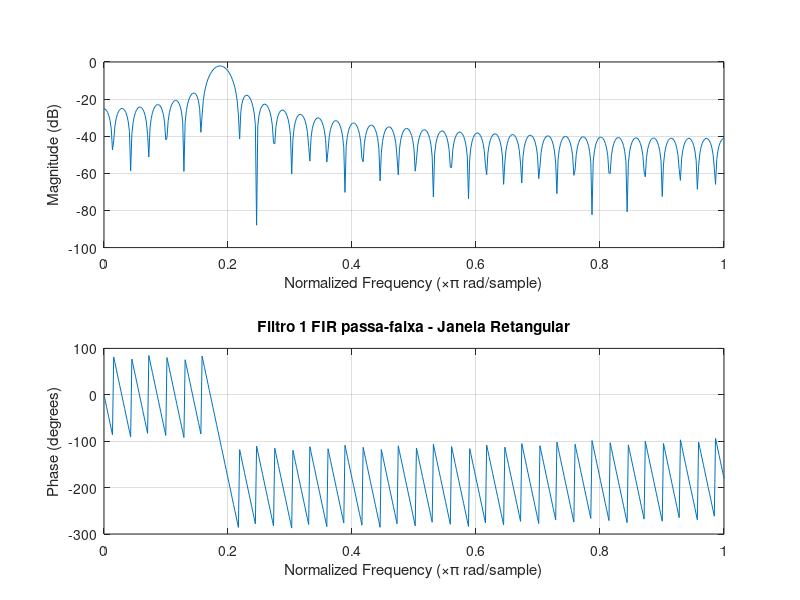
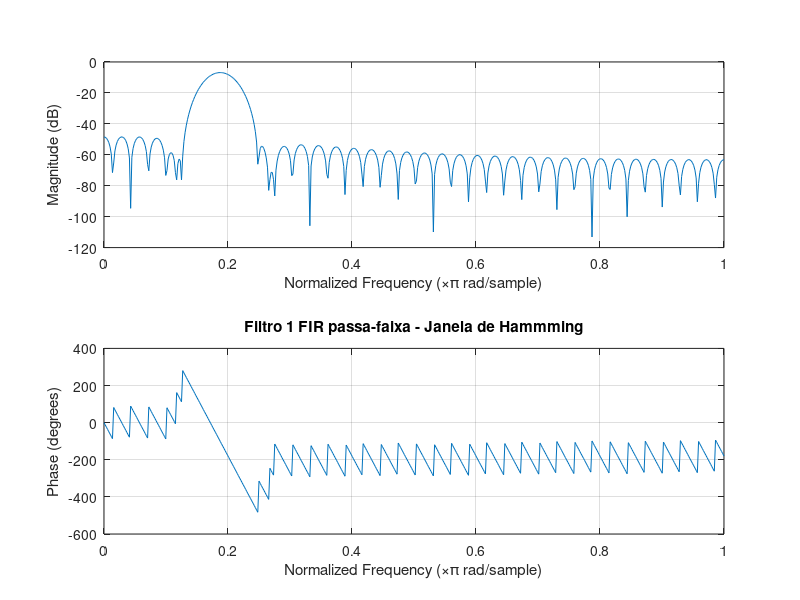
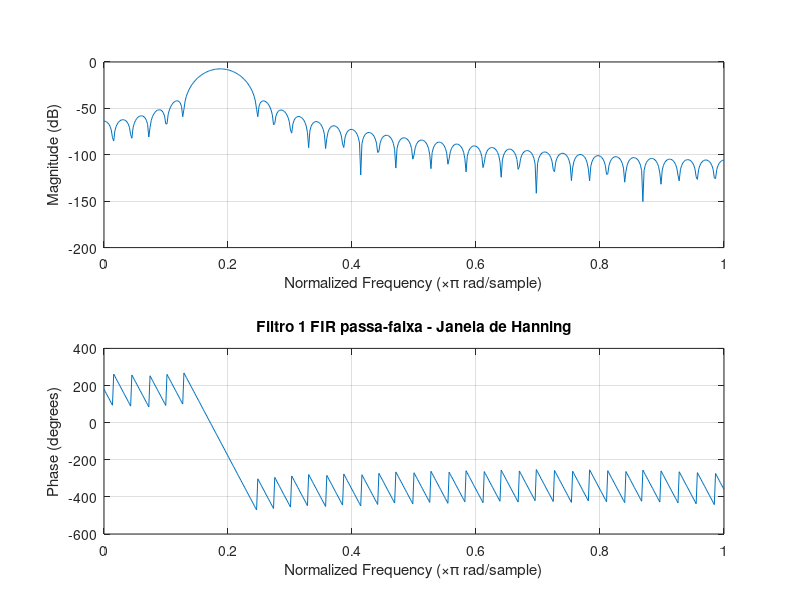
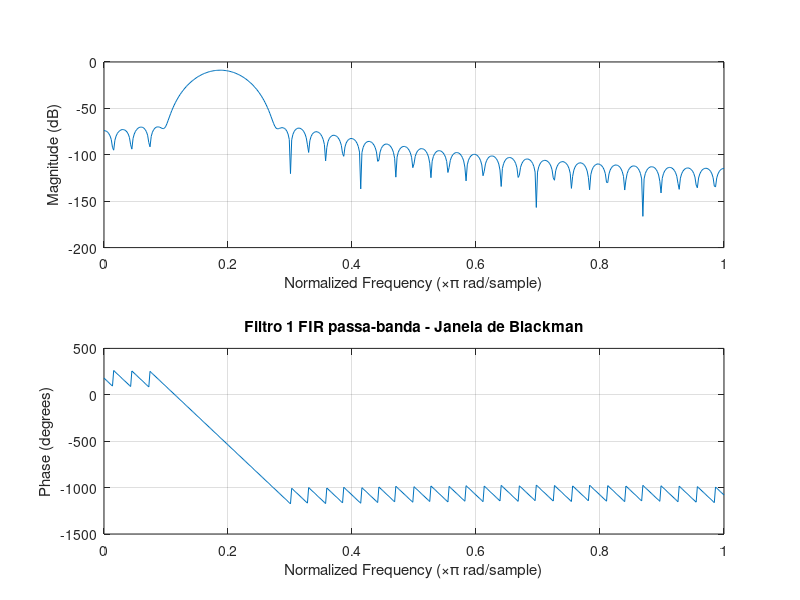

Here is the MATLAB script that generated these plots, in order:
% 4. Crie um sinal de entrada composto de três componentes senoidais, nas frequências 770 Hz, 
% 852 Hz e 941 Hz, com Ωs = 8 kHz. Projete três filtros passa-faixa digitais, o primeiro com 
% frequência central em 770 Hz, o segundo em 852 Hz e o terceiro em 941 Hz. Para o primeiro 
% filtro, as extremidades das faixas de rejeição estão nas frequências 697 e 852; para o 
% segundo, em 770 e 941 Hz; para o terceiro. Em 852 e 1209 Hz. Nos três filtros, a atenuação 
% mínima na faixa de rejeição é 60 dB.

clear all; close all; clc;

%% Sinal
freq1 = 770;
freq2 = 852;
freq3 = 941;

tmin = 0;
tmax = 2;
Fs=8000;
Ts=1/Fs;
L=(tmax-tmin)/Ts;
t=0:Ts:tmax-Ts;
s = sin(2*pi*freq1*t) + sin(2*pi*freq2*t) + sin(2*pi*freq3*t);
S = fft(s);
S = abs(2*S/L);
S = fftshift(S);
freq = Fs*(-(L/2):(L/2)-1)/L;

%% Filtro 1 (passa-faixa 697 e 852 hz)

M = 71;
Omega_c1 = 700;
Omega_c2 = 800;
Omega_s = 8000;
wc1 = Omega_c1*2*pi/Omega_s;
wc2 = Omega_c2*2*pi/Omega_s;

%% Resposta ao impulso do filtro ideal h[n]
n = [-1*((M-1)/2):(M-1)/2];
h_n = ((sin(wc2.*n) - sin(wc1.*n))./(pi.*n)); %resposta ao impulso para n ≠ 0
h_n(((M-1)/2)+1) = (wc2 - wc1)/pi; %resposta ao impulso para n=0
w_hamm = 0.54 + 0.46*cos(2*n.*pi/(M));%coeficientes da janela de hamming
w_hann = 0.5 + 0.5*cos(2*n.*pi/(M));%coeficientes da janela de hanning
w_black = 0.42+0.5*cos(2*n.*pi/(M))+0.08*cos(4*n.*pi/(M)); %coeficientes da janela de blackman
h_ret = h_n;
h_hamm = w_hamm.*h_n;
h_hann = w_hann.*h_n;
h_black = w_black.*h_n;
figure
freqz(h_ret,1);
title('Filtro 1 FIR passa-faixa - Janela Retangular')

figure
freqz(h_hamm,1);
title('Filtro 1 FIR passa-faixa - Janela de Hammming')

figure
freqz(h_hann,1);
title('Filtro 1 FIR passa-faixa - Janela de Hanning')

figure
freqz(h_black,1);
title('Filtro 1 FIR passa-banda - Janela de Blackman')

%% Gráficos do sinal
figure
subplot(2,1,1),plot(t,s);
title('Sinal')
xlabel('t')
ylabel('s(t)')
subplot(2,1,2),plot(freq,S)
axis([-1000 1000 0 1])
title('Espectro de Amplitude de s(t)')
xlabel('f (Hz)')
ylabel('|S(f)|')

figure

s_f_h_ret = filter(h_ret,1,s);
S_F_h_ret = fft(s_f_h_ret);
S_F_h_ret = abs(2*S_F_h_ret/L);
S_F_h_ret = fftshift(S_F_h_ret);
subplot(2,2,1),plot(freq,S_F_h_ret)
title('Espectro de Amplitude do sinal Filtrado (Ret)')
xlabel('f (Hz)')
ylabel('|S(f)|')
axis([-1000 1000 0 1])


h_hamm = w_hamm.*h_n;
s_f_h_hamm = filter(h_hamm,1,s);
S_F_h_hamm = fft(s_f_h_hamm);
S_F_h_hamm = abs(2*S_F_h_hamm/L);
S_F_h_hamm = fftshift(S_F_h_hamm);
subplot(2,2,2),plot(freq,S_F_h_hamm)
title('Espectro de Amplitude do sinal Filtrado (Hamm)')
xlabel('f (Hz)')
ylabel('|S(f)|')
axis([-1000 1000 0 1])


h_hann = w_hann.*h_n;
s_f_h_hann = filter(h_hann,1,s);
S_F_h_hann = fft(s_f_h_hann);
S_F_h_hann = abs(2*S_F_h_hann/L);
S_F_h_hann = fftshift(S_F_h_hann);
subplot(2,2,3),plot(freq,S_F_h_hann)
title('Espectro de Amplitude do sinal Filtrado (Hann)')
xlabel('f (Hz)')
ylabel('|S(f)|')
axis([-1000 1000 0 1])


h_black = w_black.*h_n;
s_f_h_black = filter(h_black,1,s);
S_F_h_black = fft(s_f_h_black);
S_F_h_black = abs(2*S_F_h_black/L);
S_F_h_black = fftshift(S_F_h_black);
subplot(2,2,4),plot(freq,S_F_h_black)
title('Espectro de Amplitude do sinal Filtrado (Black)')
xlabel('f (Hz)')
ylabel('|S(f)|')
axis([-1000 1000 0 1])
# ylim([0 1])
# xlim([-1000 1000])